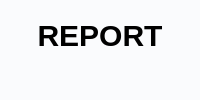
      <widget class="QWidget" name="page_Report_2">
       <property name="styleSheet">
        <string notr="true">QWidget{
	background-color:#fafbfd;
    border:0px;
}</string>
       </property>
       <layout class="QVBoxLayout" name="verticalLayout_38">
        <property name="spacing">
         <number>0</number>
        </property>
        <property name="leftMargin">
         <number>0</number>
        </property>
        <property name="topMargin">
         <number>0</number>
        </property>
        <property name="rightMargin">
         <number>0</number>
        </property>
        <property name="bottomMargin">
         <number>0</number>
        </property>
        <item>
         <widget class="QFrame" name="frame_CentralControl_10">
          <property name="styleSheet">
           <string notr="true">QFrame{

	background-color:#fafbfd;
   border:0px;
}</string>
          </property>
          <property name="frameShape">
           <enum>QFrame::StyledPanel</enum>
          </property>
          <property name="frameShadow">
           <enum>QFrame::Raised</enum>
          </property>
          <layout class="QVBoxLayout" name="verticalLayout_39">
           <item>
            <widget class="QFrame" name="frame_18">
             <property name="frameShape">
              <enum>QFrame::StyledPanel</enum>
             </property>
             <property name="frameShadow">
              <enum>QFrame::Raised</enum>
             </property>
             <layout class="QHBoxLayout" name="horizontalLayout_32">
              <item>
               <widget class="QLabel" name="label_10">
                <property name="styleSheet">
                 <string notr="true">QLabel{

		font-size:30px;
	    border:0px;
	font-weight: bold;


}</string>
                </property>
                <property name="text">
                 <string>REPORT</string>
                </property>
                <property name="alignment">
                 <set>Qt::AlignCenter</set>
                </property>
               </widget>
              </item>
             </layout>
            </widget>
           </item>
           <item>
            <widget class="QFrame" name="frame_CentralBottom_10">
             <property name="frameShape">
              <enum>QFrame::StyledPanel</enum>
             </property>
             <property name="frameShadow">
              <enum>QFrame::Raised</enum>
             </property>
             <layout class="QHBoxLayout" name="horizontalLayout_33"/>
            </widget>
           </item>
          </layout>
         </widget>
        </item>
       </layout>
      </widget>
